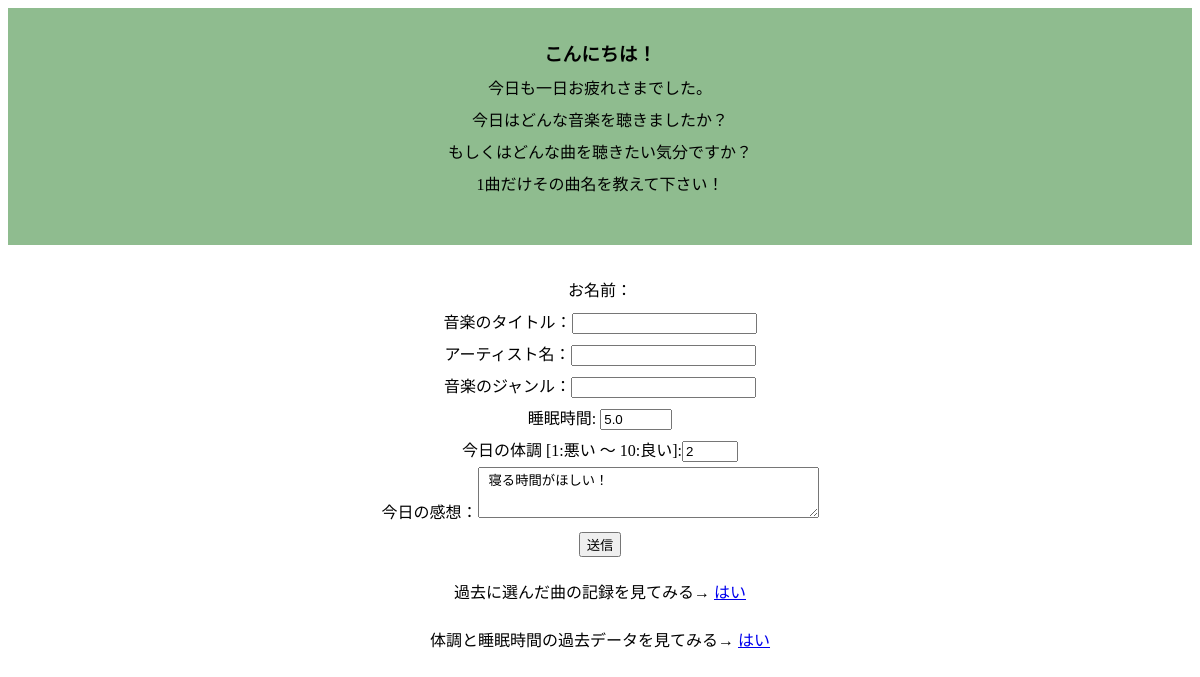
/detail.php?id=2 (signed in), run on the app's committed database.
### tables this page shows
CREATE TABLE IF NOT EXISTS `gs_bm_table` (
`id` int(11) NOT NULL,
  `date` date NOT NULL,
  `name` varchar(64) NOT NULL,
  `sleep_time` decimal(2,1) NOT NULL,
  `today_condition` int(12) NOT NULL,
  `music_title` varchar(128) NOT NULL,
  `artist` varchar(128) NOT NULL,
  `music_mood` varchar(128) NOT NULL,
  `content` text NOT NULL
);

### detail.php (the view, shortened to what this page needs)
<?php
$id = $_GET['id'];
$pdo = db_conn();
$stmt = $pdo->prepare('SELECT * FROM gs_bm_table WHERE id=:id;');
$stmt->bindValue(':id', $id, PDO::PARAM_INT);
$status = $stmt->execute();
if ($status == false) {
    sql_error($stmt);
} else {
    $row = $stmt->fetch();
}
?>
<!DOCTYPE html>
<link rel="stylesheet" href="style.css">
<html lang="ja">
<div class="main1">
<body>
  <div class="main_c">
    <h3>こんにちは！</h3>
       <p>今日も一日お疲れさまでした。</p>
       <p>今日はどんな音楽を聴きましたか？</p>
       <p>もしくはどんな曲を聴きたい気分ですか？</P>
       <p>1曲だけその曲名を教えて下さい！</p><br>
  </div>
</div>
<div class="main2">
<form method="POST" action="update.php">
    <div class="table">
        お名前：<input type="hidden" name="name" value="<?=$name_txt;?>" ><br>
        音楽のタイトル：<input type="text" name="music_title"
        value="<?= $row['music_title'] ?>"><br>
        アーティスト名：<input type="text" name="artist" value="<?= $row['artist'] ?>"><br>
        音楽のジャンル：<input type="text" name="music_mood" value="<?= $row['music_mood'] ?>"><br>
        睡眠時間: <input type="number" name="sleep_time" min="0" max="15" step="0.5" value="<?= $row['sleep_time'] ?>"><br>
        今日の体調 [1:悪い ～ 10:良い]:<input type="number" name="today_condition" min="1" max="10" step="1" value="<?= $row['today_condition'] ?>"><br>
        今日の感想：<textArea name="content" rows="3" cols="40"> <?= $row['content'] ?>
        </textArea><br>
        <input type="submit" value="送信">
    </div>
    <p>過去に選んだ曲の記録を見てみる→  <a href="select.php">はい</a></p>
    <p>体調と睡眠時間の過去データを見てみる→  <a href="graph.php">はい</a></p>
  </form>
</div>
</html>

### style.css (style rules this page uses)
.main1 { background-color: darkseagreen; padding: 20px; text-align: center; }
.main2 { line-height:200%; text-align: center; padding:30px; }
.main_c { text-align: center; line-height:100%; }

### data on the page
gs_bm_table: sleep_time "5.0", today_condition "2", content "寝る時間がほしい！"
